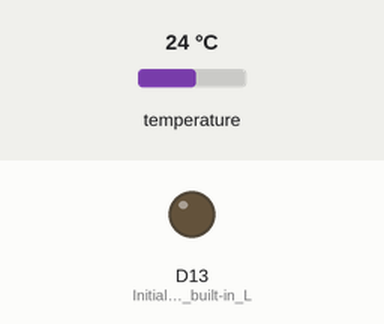
Recording of a sketch running on a simulated Arduino Nano 33 BLE. On the bench: output pins drawn as LEDs (lit = HIGH). Inputs (shaded band) come from the test bench; at power-on: temperature 24 °C. Nothing arrives over Bluetooth unless stated; a phone connects over Bluetooth LE 3 s after start; what the sketch prints to the serial monitor is not drawn.

Above: at 0.1 s.
At 3.1 s:
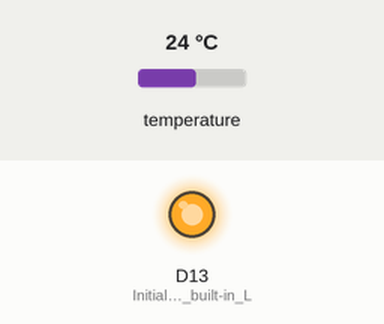
Timing chart, 0 to 4.6 s (numbered marks = the images above):
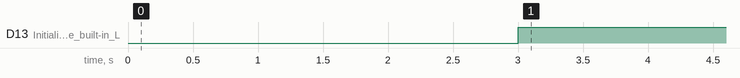

Measured:
- by itself, D13 (Initialize_the_built-in_L): LOW → HIGH at 3.0 s

The sketch:

ard1.ino
```cpp
// Reference https://programmaticponderings.com/2020/08/04/getting-started-with-bluetooth-low-energy-ble-and-generic-attribute-profile-gatt-specification-for-iot/

#include <ArduinoBLE.h>
#include <Arduino_HTS221.h>
const int UPDATE_FREQUENCY = 2000;     // Update frequency in ms
const float CALIBRATION_FACTOR = -4.0; // Temperature calibration factor (Celsius)

int previousTemperature = 0;
long previousMillis = 0; // last time readings were checked, in ms

BLEService environmentService("181A"); // Standard Environmental Sensing service

BLEIntCharacteristic tempCharacteristic("2A6E",               // Standard 16-bit Temperature characteristic
                                        BLERead | BLENotify); // Remote clients can read and get updates


void setup() {
    Serial.begin(9600); // Initialize serial communication
    // while (!Serial); // only when connected to laptop

    if (!HTS.begin()) { // Initialize HTS221 sensor
        Serial.println("Failed to initialize humidity temperature sensor!");
        while (1);
    }


    pinMode(LED_BUILTIN, OUTPUT); // Initialize the built-in LED pin

    if (!BLE.begin()) { // Initialize NINA B306 BLE
        Serial.println("starting BLE failed!");
        while (1);
    }

    BLE.setLocalName("Ard1");    // Set name for connection
    BLE.setAdvertisedService(environmentService); // Advertise environment service

    environmentService.addCharacteristic(tempCharacteristic);     // Add temperature characteristic

    BLE.addService(environmentService); // Add environment service

    tempCharacteristic.setValue(0);     // Set initial temperature value

    BLE.advertise(); // Start advertising
    Serial.print("Peripheral device MAC: ");
    Serial.println(BLE.address());
    Serial.println("Waiting for connections…");
}

void loop() {
    BLEDevice central = BLE.central(); // Wait for a BLE central to connect

    // If central is connected to peripheral
    if (central) {
        Serial.print("Connected to central MAC: ");
        Serial.println(central.address()); // Central's BT address:

        digitalWrite(LED_BUILTIN, HIGH); // Turn on the LED to indicate the connection

        while (central.connected()) {
            long currentMillis = millis();
            // After UPDATE_FREQUENCY ms have passed, check temperature & humidity
            if (currentMillis- previousMillis >= UPDATE_FREQUENCY) {
                previousMillis = currentMillis;
                updateReadings();
            }
        }

        digitalWrite(LED_BUILTIN, LOW); // When the central disconnects, turn off the LED
        Serial.print("Disconnected from central MAC: ");
        Serial.println(central.address());
    }
}

int getTemperature(float calibration) {
    // Get calibrated temperature as signed 16-bit int for BLE characteristic
    return (int) (HTS.readTemperature() * 100) + (int) (calibration * 100);
}


void updateReadings() {
    int temperature = getTemperature(CALIBRATION_FACTOR);


    if (temperature != previousTemperature) { // If reading has changed
        Serial.print("Temperature: ");
        Serial.println(temperature);
        tempCharacteristic.writeValue(temperature); // Update characteristic
        previousTemperature = temperature;          // Save value
    }


}

//
```
